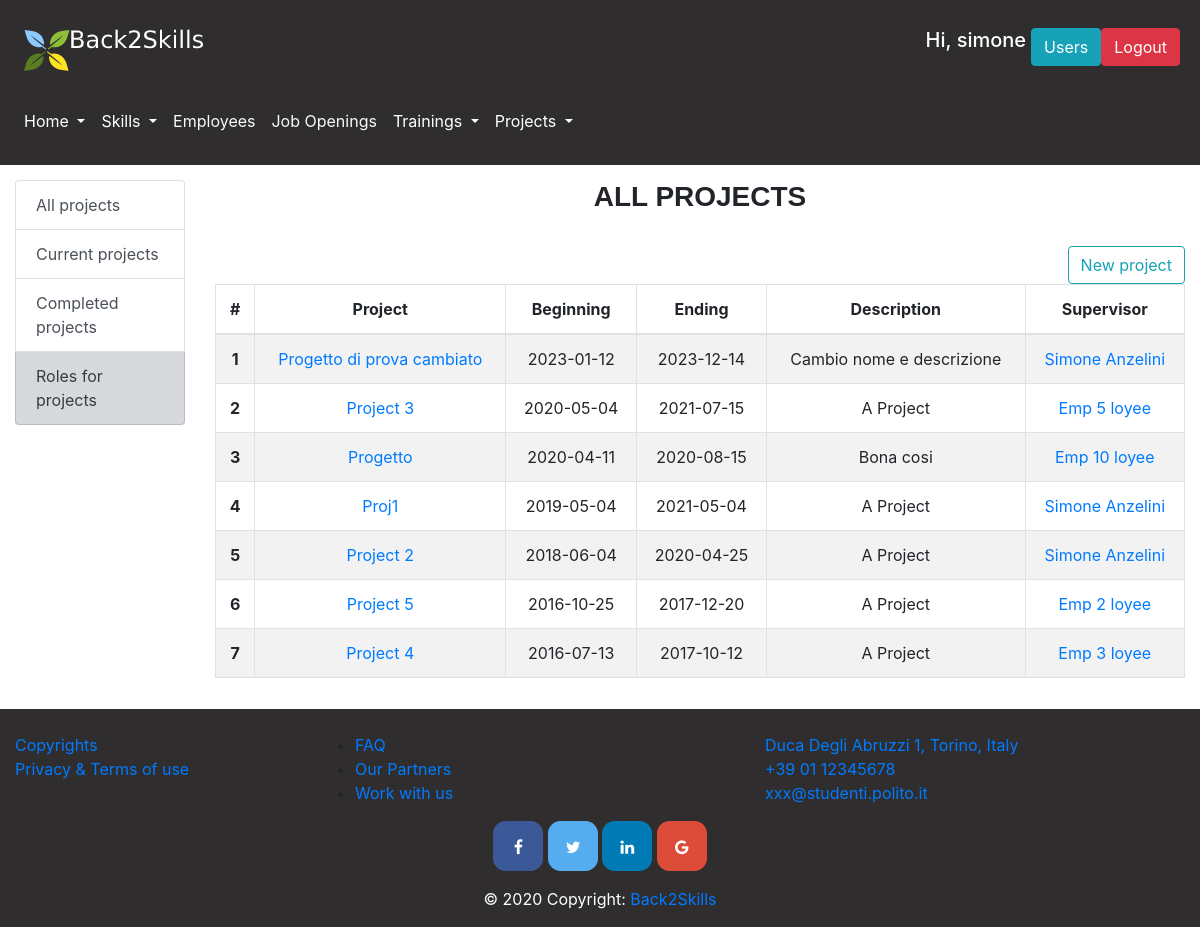
The page /projects (signed in) on the database its author committed.
### database.py (models this page shows, shortened)
class User(db.Model):
    __tablename__ = 'user'
    id = db.Column(db.Integer, primary_key=True)
    name = db.Column(db.String)
    surname = db.Column(db.String)
    email = db.Column(db.String, nullable=False, unique=True)
    password = db.Column(db.String, nullable=False)
    admin = db.Column(db.Boolean)
    project = db.Column(db.Integer, db.ForeignKey('project.id'))
    @property
    def is_authenticated(self):
        return True

class Project(db.Model):
    __tablename__ = 'project'
    id = db.Column(db.Integer, primary_key=True)
    name = db.Column(db.String)
    description = db.Column(db.String)
    starting_date = db.Column(db.Date)
    ending_date = db.Column(db.Date)
    role_in_project = db.relationship("Role_in_project", secondary="project_role")
    supervisor = db.Column(db.Integer, db.ForeignKey('employee.id'))

class Employee(db.Model):
    __tablename__ = 'employee'
    id = db.Column(db.Integer, primary_key=True)
    photo = db.Column(db.String(100), nullable=False, default='')
    cv = db.Column(db.String) #eventually we can put a link to the Curriculum Vitae file
    name = db.Column(db.String)
    surname = db.Column(db.String)
    email = db.Column(db.String)
    telephone = db.Column(db.String)
    date_of_birth = db.Column(db.Date)
    date_of_assumption = db.Column(db.Date)
    living_place = db.Column(db.String)
    driving_licence = db.Column(db.Boolean) #I would say we only specify whether he/she has it or not, so true or false
    role = db.Column(db.Integer, db.ForeignKey('role.id'))
    skill = db.relationship("Skill", secondary="employee_skill")
    training = db.relationship("Training", secondary="employee_training")
    project_role = db.relationship("Project_Role")
    state_in_company = db.Column(db.String)
    education_level = db.Column(db.String)
    language_certificate = db.Column(db.String)

### app.py (the view, shortened to what this page needs)
@app.route('/projects', methods=['GET', 'POST'])
@app.route('/projects/<period>')
@login_required
def projects(period="all"):
    if period == "past":
        projects_list, supervisors = get_past_projects()
    elif period == "current":
        projects_list, supervisors = get_current_projects()
    elif period == "all":
        projects_list, supervisors = get_projects_and_supervisors()
    projects_list.sort(key=lambda x: x.starting_date, reverse=True)
    possible_roles=get_roles_in_projects()
    possible_roles.sort(key=lambda x: x.id)
    emp = get_employees()
    return render_template('projects.html', projects=projects_list, period=period, supervisors=supervisors, roles=possible_roles, employees=emp)

### app.py (called while the page is built)
@app.after_request
def add_header(r):
    r.headers["Cache-Control"] = "no-cache, no-store, must-revalidate"
    r.headers["Pragma"] = "no-cache"
    r.headers["Expires"] = "0"
    r.headers['Cache-Control'] = 'public, max-age=0'
    return r

@login_manager.user_loader
def load_user(user_id):
    return get_user_by_id(user_id)

### database.py (called while the page is built)
def get_employees():
    employees=Employee.query.all()
    employees.sort(key=lambda x: x.name)
    return employees

def get_employee_by_id(emp_id):
    return Employee.query.filter(Employee.id==emp_id).first()

def get_projects_and_supervisors():
    projects=Project.query.all()
    projects.sort(key=lambda x: x.name)
    supervisors = []
    for prj in projects:
        if prj.supervisor:
            supervisors.append(get_employee_by_id(prj.supervisor))
    supervisors = list(dict.fromkeys(supervisors))
    return projects, supervisors

def get_user_by_id(user_id):
    return User.query.filter(User.id==user_id).first()

def get_roles_in_projects():
    roles=Role_in_project.query.all()
    roles.sort(key=lambda x: x.id)
    return roles

### templates/projects.html (shortened to what this page needs)
{% extends "layout.html" %}
{% block pageContent %}
    <div class="row">
        <div class="col-md-2">
            <div class="content-section">
                <div class="list-group">
                    <a href="/projects/all" class="list-group-item list-group-item-action">All projects</a>
                    <a href="/projects/current" class="list-group-item list-group-item-action">Current projects</a>
                    <a href="/projects/past" class="list-group-item list-group-item-action">Completed projects</a>
                    <a href="/roles" class="list-group-item list-group-item-secondary list-group-item-action">Roles for projects</a>
                </div>
            </div>
        </div>
        <div class="col-md-10">
            {% block sectionContent %}
                <h3 class="section-title">{{ period }} projects</h3>
                <br/>
                {% if current_user.is_authenticated and current_user.admin %}
                    <button type="button" class="btn btn-outline-info float-right" data-toggle="modal" data-target="#newProjectModal">
                        New project
                    </button>
                    <br/>
                {% endif %}
                <div class="table-responsive">
                    <table class="table table-hover table-bordered table-striped text-center">
                        <thead>
                        <tr>
                            <th scope="col">#</th>
                            <th scope="col">Project</th>
                            <th scope="col">Beginning</th>
                            <th scope="col">Ending</th>
                            <th scope="col">Description</th>
                            <th scope="col">Supervisor</th>
                        </tr>
                        </thead>
                        <tbody>
                        {% for project in projects %}
                            <tr>
                                <th scope="row">{{loop.index}}</th>
                                <td><a href="/project/{{ project.id }}"> {{ project.name }} </a></td>
                                <td>{{ project.starting_date }}</td>
                                <td>{{ project.ending_date }}</td>
                                <td>{{ project.description }}</td>
                                <td>
                                    {% for sup in supervisors %}
                                        {% if sup.id == project.supervisor %}
                                            <a href="/employee/{{ sup.id }}">{{ sup.name }} {{ sup.surname }}</a>
                                        {% endif %}
                                    {% endfor %}
                                </td>
                            </tr>
                        {% endfor %}
                        </tbody>
                    </table>
                </div>
            {% endblock %}
        </div>
    </div>
{% endblock %}

### templates/layout.html (shortened to what this page needs)
<!DOCTYPE html>
<html lang="en">
<head>
    <link rel="stylesheet" href="{{ url_for('static',filename='css/bootstrap.css') }}" >
    <link rel="stylesheet" href="{{ url_for('static',filename='css/bootstrap-override.css') }}" >
</head>
<body>
<header>
    <nav class="navbar navbar-expand-lg navbar-light light-dark" id="loginNavbar">
        <a class="navbar-brand" href="/home"><img src="/static/images/Logosmallwhite.png" alt=""></a>
        {% if current_user.is_authenticated%}
            <div class="btn-group ml-auto mr-1">
                <h5 style="color: white; margin-right: 5px;">Hi, {{ current_user.name }}</h5>
                {% if current_user.admin %}
                    <a href="/users"><button class="btn btn-info">Users</button></a>
                {% else %}
                    {% if current_user.project %}
                        <a href="/project/{{ current_user.project }}"><button class="btn btn-info">Your project</button></a>
                    {% endif %}
                {% endif %}
                <form action="/logout" method="POST">
                    <button type="submit" class="btn btn-danger">Logout</button>
                </form>
            </div>
        {% else %}
            <a href="/login" class="btn btn-info ml-auto mr-1" role="button">Login</a>
        {% endif %}
    </nav>
    <nav class="navbar navbar-expand-lg navbar-light text-white light-dark" id="menuNavbar">
        <div class="collapse navbar-collapse" id="navbarSupportedContent">
            <ul class="navbar-nav mr-auto">
                <li class="nav-item dropdown ">
                    <a class="nav-link dropdown-toggle text-white" href="#" id="homepageDropdown" role="button" data-toggle="dropdown" aria-haspopup="true" aria-expanded="false">
                        Home
                    </a>
                </li>
                <li class="nav-item dropdown">
                    <a class="nav-link dropdown-toggle text-white" href="/skills" id="skillsDropdown" role="button" data-toggle="dropdown" aria-haspopup="true" aria-expanded="false">
                        Skills
                    </a>
                </li>
                <li class="nav-item">
                    <a class="nav-link" href="/employees" id="employeesButton" role="button" aria-haspopup="true" aria-expanded="false" >
                        <p class="text-light"> Employees</p>
                    </a>
                </li>
                <li class="nav-item">
                    <a class="nav-link" href="/jobs" id="jobsButton" role="button" aria-haspopup="true" aria-expanded="false">
                        <p class="text-light">Job Openings</p>
                    </a>
                </li>
                <li class="nav-item dropdown">
                    <a class="nav-link dropdown-toggle text-white" href="#" id="trainingsDropdown" role="button" data-toggle="dropdown" aria-haspopup="true" aria-expanded="false">
                        Trainings
                    </a>
                </li>
                <li class="nav-item dropdown">
                    <a class="nav-link dropdown-toggle text-white" href="#" id="projectsDropdown" role="button" data-toggle="dropdown" aria-haspopup="true" aria-expanded="false">
                        Projects
                    </a>
                </li>
            </ul>
        </div>
    </nav>
</header>
<main role="main" id="main-container">
    {% block pageContent %}
    {% endblock %}
</main>
<footer class="page-footer font-small light-dark pt-4">
    <div class="container-fluid text-center text-md-left">
        <div class="row">
            <div class="col-md-3 mb-md-0 mb-3">
                <ul class="list-unstyled">
                    <li>
                        <a href="#">Copyrights</a>
                    </li>
                    <li>
                        <a href="#">Privacy & Terms of use</a>
                    </li>
                </ul>
            </div>
            <div class="col-md-3 mb-md-0 mb-3">
                <ul>
                    <li>
                        <a href="/faq" role="button">FAQ</a>
                    </li>
                    <li>
                        <a href="#">Our Partners</a>
                    </li>
                    <li>
                        <a href="#">Work with us</a>
                    </li>
                </ul>
            </div>
            <div class="col-md-3 mx-auto">
                <ul class="list-unstyled">
                    <li>
                        <a href="#!">Duca Degli Abruzzi 1, Torino, Italy</a>
                    </li>
                    <li>
                        <a href="#!">+39 01 12345678</a>
                    </li>
                    <li>
                        <a href="#!">xxx@studenti.polito.it</a>
                    </li>
                </ul>
            </div>
        </div>
    </div>
    <div class="container">
        <div class="mx-auto" style="width: 400px;">
            <link rel="stylesheet" href="https://cdnjs.cloudflare.com/ajax/libs/font-awesome/4.7.0/css/font-awesome.min.css">
            <div class=" text-center">
                <a href="#" class="fa fa-facebook" style="font-size: medium"></a>
                <a href="#" class="fa fa-twitter" style="font-size: medium"></a>
                <a href="#" class="fa fa-linkedin" style="font-size: medium"></a>
                <a href="#" class="fa fa-google" style="font-size: medium"></a>
            </div>
        </div>
    </div>
    <div class="footer-copyright text-white text-center py-3">© 2020 Copyright:
        <a href=""> Back2Skills</a>
    </div>
</footer>
</body>
</html>

### rows shown on the page
User: name "simone"
Project: name "Progetto di prova cambiato", starting_date "2023-01-12", ending_date "2023-12-14", description "Cambio nome e descrizione"
Employee: name "Simone", surname "Anzelini"
Project: name "Project 3", starting_date "2020-05-04", ending_date "2021-07-15", description "A Project"
Employee: name "Emp 5", surname "loyee"
Project: name "Progetto", starting_date "2020-04-11", ending_date "2020-08-15", description "Bona cosi"
Employee: name "Emp 10", surname "loyee"
Project: name "Proj1", starting_date "2019-05-04", ending_date "2021-05-04", description "A Project"
Project: name "Project 2", starting_date "2018-06-04", ending_date "2020-04-25", description "A Project"
Project: name "Project 5", starting_date "2016-10-25", ending_date "2017-12-20", description "A Project"
Employee: name "Emp 2", surname "loyee"
Project: name "Project 4", starting_date "2016-07-13", ending_date "2017-10-12", description "A Project"
Employee: name "Emp 3", surname "loyee"

### other values the page prints
{{ period }} "ALL"
